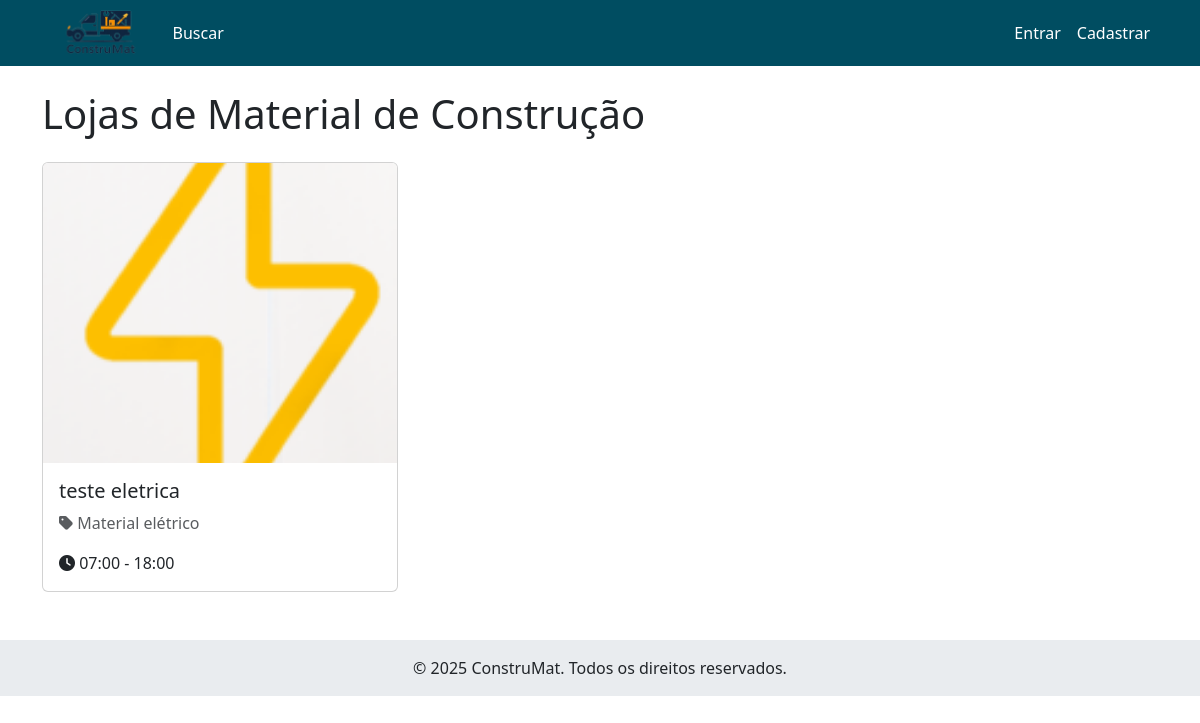
The page / on the database its author committed.
### empresas/models.py (models this page shows, shortened)
class Empresa(models.Model):
    usuario = models.OneToOneField(Usuario, on_delete=models.CASCADE)
    nome_fantasia = models.CharField(max_length=100)
    razao_social = models.CharField(max_length=100)
    cnpj = models.CharField(max_length=14, unique=True)
    tipo = models.ForeignKey(TipoEmpresa, on_delete=models.PROTECT)
    endereco = models.CharField('Endereço', max_length=200)
    latitude = models.DecimalField(max_digits=9, decimal_places=6)
    longitude = models.DecimalField(max_digits=9, decimal_places=6)
    hora_abertura = models.TimeField('Horário de Abertura')
    hora_fechamento = models.TimeField('Horário de Fechamento')
    foto = models.ImageField(upload_to='empresas/')
    ativo = models.BooleanField(default=True)
    class Meta:
        verbose_name = 'Empresa'
        verbose_name_plural = 'Empresas'

class TipoEmpresa(models.Model):
    nome = models.CharField(max_length=100)
    icone = models.FileField(upload_to='icones/')
    class Meta:
        verbose_name = 'Tipo de Empresa'
        verbose_name_plural = 'Tipos de Empresa'

### core/views.py (the view, shortened to what this page needs)
# urls.py: path('', views.home, name='home'),
def home(request):
    empresas = Empresa.objects.filter(ativo=True)
    return render(request, 'home.html', {'empresas': empresas})

### usuarios/context_processors.py (called while the page is built)
def notificacoes(request):
    if request.user.is_authenticated:
        conversas = Conversa.objects.filter(
            Q(pedido__cliente=request.user) |
            Q(pedido__empresa__usuario=request.user) |
            Q(pedido__motorista__usuario=request.user)
        ).annotate(
            mensagens_nao_lidas=Count(
                'mensagem',
                filter=Q(
                    mensagem__lida=False
                ) & ~Q(mensagem__remetente=request.user)
            )
        )
        mensagens_nao_lidas = sum(conversa.mensagens_nao_lidas for conversa in conversas)
    else:
        mensagens_nao_lidas = 0
    return {'mensagens_nao_lidas': mensagens_nao_lidas}

### templates/home.html (shortened to what this page needs)
{% extends 'base.html' %}
{% block content %}
<div class="row">
    <div class="col-12">
        <h1 class="mb-4">Lojas de Material de Construção</h1>
    </div>
    {% for empresa in empresas %}
    <div class="col-md-6 col-lg-4 mb-4">
        <a href="{% url 'empresa_detalhes' empresa.id %}" class="text-decoration-none">
            <div class="card h-100 hover-shadow">
                {% if empresa.foto %}
                <img src="{{ empresa.foto.url }}" class="card-img-top" alt="{{ empresa.nome_fantasia }}"
                     style="height: 300px; object-fit: cover;">
                {% endif %}
                <div class="card-body">
                    <h5 class="card-title text-dark">{{ empresa.nome_fantasia }}</h5>
                    <p class="card-text text-muted">
                        <i class="fas fa-tag"></i> {{ empresa.tipo.nome }}
                    </p>
                    <p class="card-text text-dark">
                        <i class="fas fa-clock"></i> {{ empresa.hora_abertura|time:"H:i" }} - {{ empresa.hora_fechamento|time:"H:i" }}
                    </p>
                </div>
            </div>
        </a>
    </div>
    {% empty %}
    <div class="col-12">
        <p class="text-center">Nenhuma empresa cadastrada ainda.</p>
    </div>
    {% endfor %}
</div>
{% endblock %}

### templates/base.html (style rules this page uses)
:root { --primary-color: #004d61; --accent-color: #ff6f3c; --background-color: #f8f9fa; --text-color: #ffffff; --footer-color: #e9ecef; }

### templates/home.html (style rules this page uses)
.hover-shadow { transition: box-shadow 0.3s ease; }

### rows shown on the page
Empresa: foto (picture), nome_fantasia "teste eletrica", tipo.nome "Material elétrico", hora_abertura "07:00", hora_fechamento "18:00"
